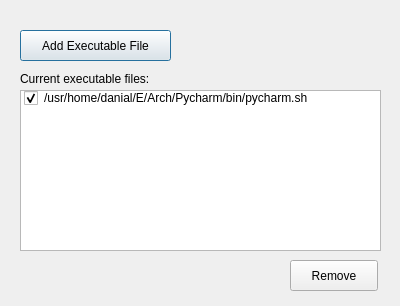
<?xml version="1.0" encoding="UTF-8"?>
<ui version="4.0">
 <class>Dialog</class>
 <widget class="QDialog" name="Dialog">
  <property name="geometry">
   <rect>
    <x>0</x>
    <y>0</y>
    <width>400</width>
    <height>306</height>
   </rect>
  </property>
  <property name="windowTitle">
   <string>Dialog</string>
  </property>
  <widget class="QPushButton" name="pushButton">
   <property name="geometry">
    <rect>
     <x>20</x>
     <y>30</y>
     <width>151</width>
     <height>31</height>
    </rect>
   </property>
   <property name="text">
    <string>Add Executable File</string>
   </property>
  </widget>
  <widget class="QListWidget" name="listWidget">
   <property name="geometry">
    <rect>
     <x>20</x>
     <y>90</y>
     <width>361</width>
     <height>161</height>
    </rect>
   </property>
   <item>
    <property name="text">
     <string>/usr/home/danial/E/Arch/Pycharm/bin/pycharm.sh</string>
    </property>
    <property name="checkState">
     <enum>Checked</enum>
    </property>
   </item>
  </widget>
  <widget class="QLabel" name="label_2">
   <property name="geometry">
    <rect>
     <x>20</x>
     <y>70</y>
     <width>221</width>
     <height>18</height>
    </rect>
   </property>
   <property name="text">
    <string>Current executable files:</string>
   </property>
  </widget>
  <widget class="QPushButton" name="pushButton_2">
   <property name="geometry">
    <rect>
     <x>290</x>
     <y>260</y>
     <width>88</width>
     <height>31</height>
    </rect>
   </property>
   <property name="text">
    <string>Remove</string>
   </property>
  </widget>
 </widget>
 <resources/>
 <connections/>
</ui>
